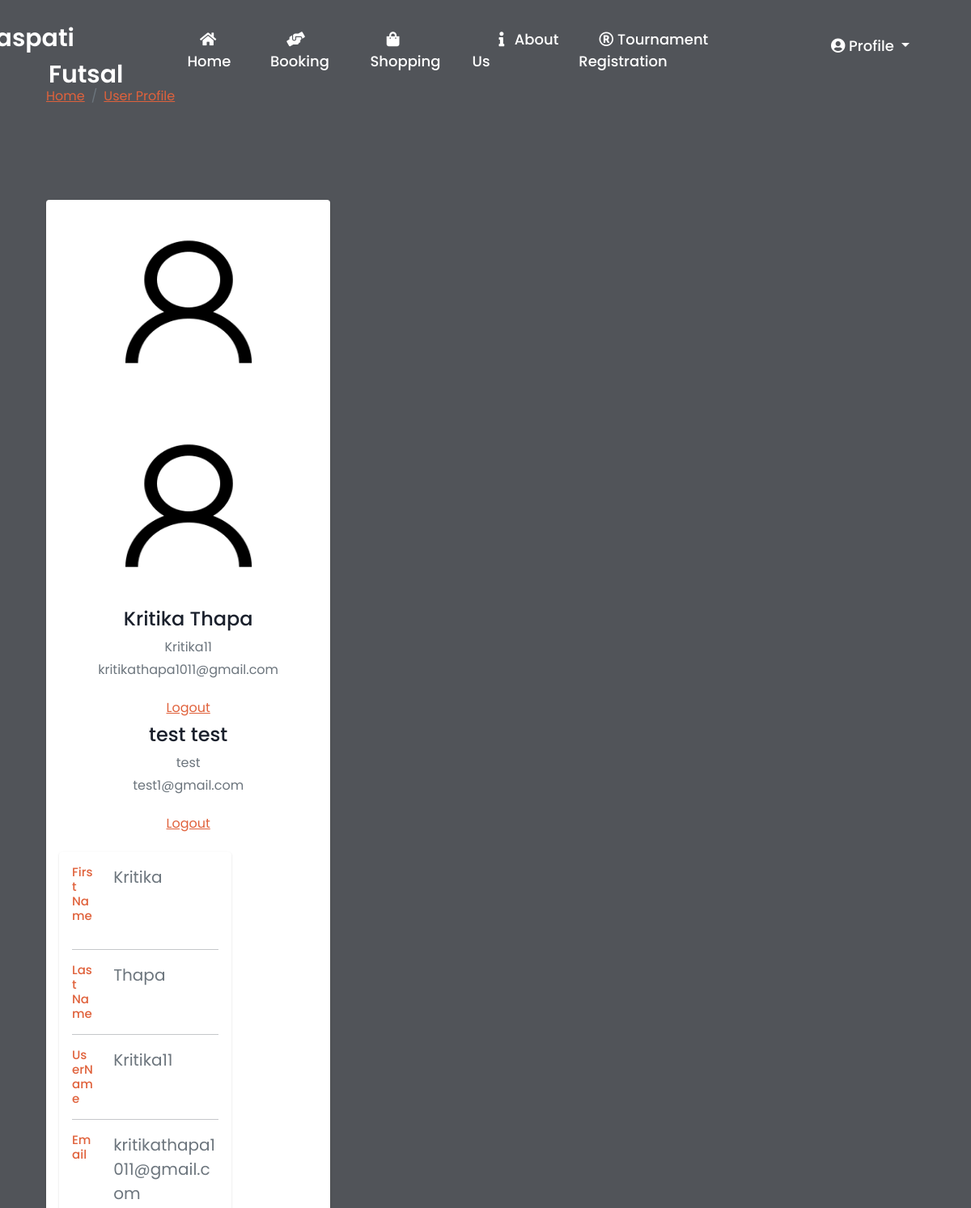
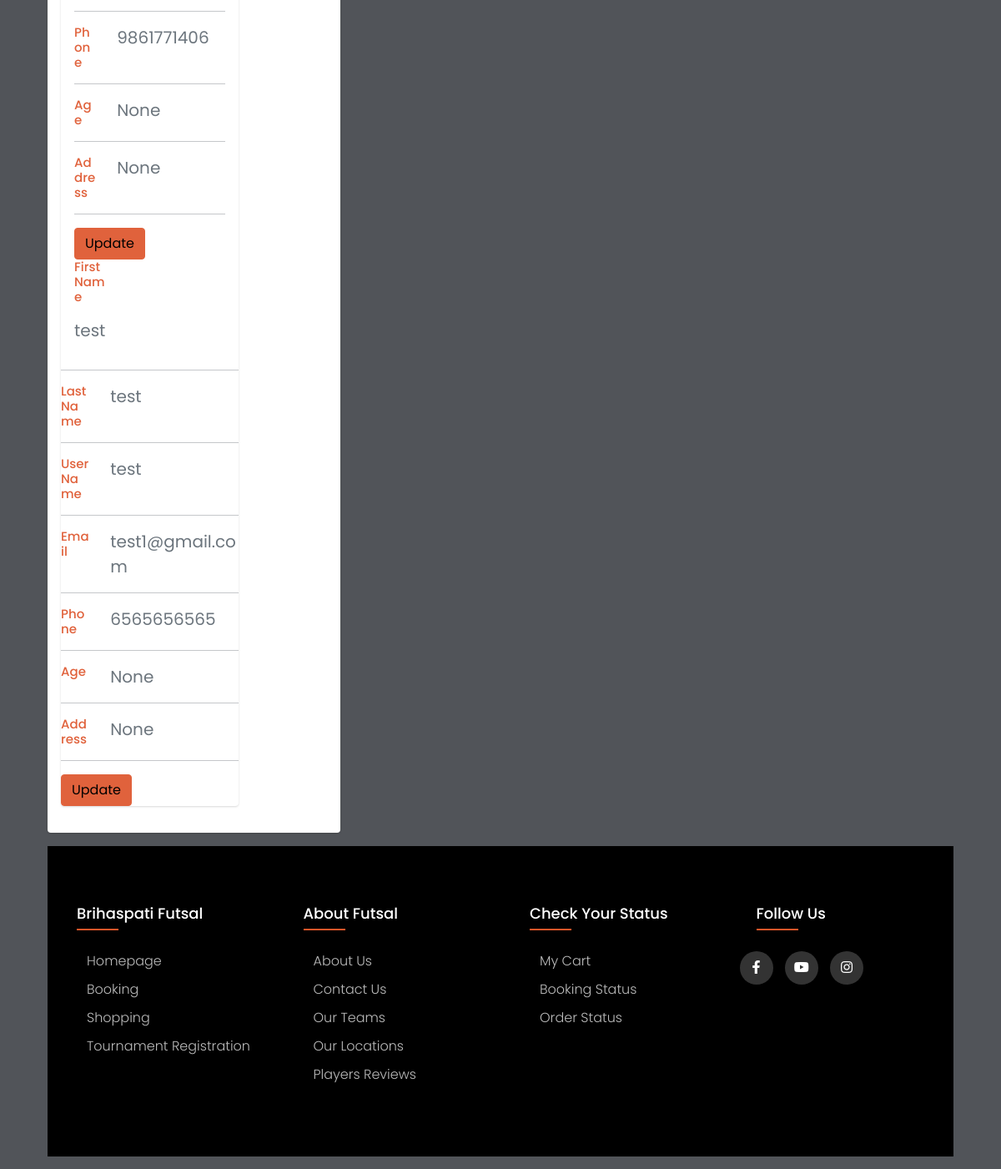
Page /userprofile (signed in) on the earlier database version (2 pictures, top to bottom).
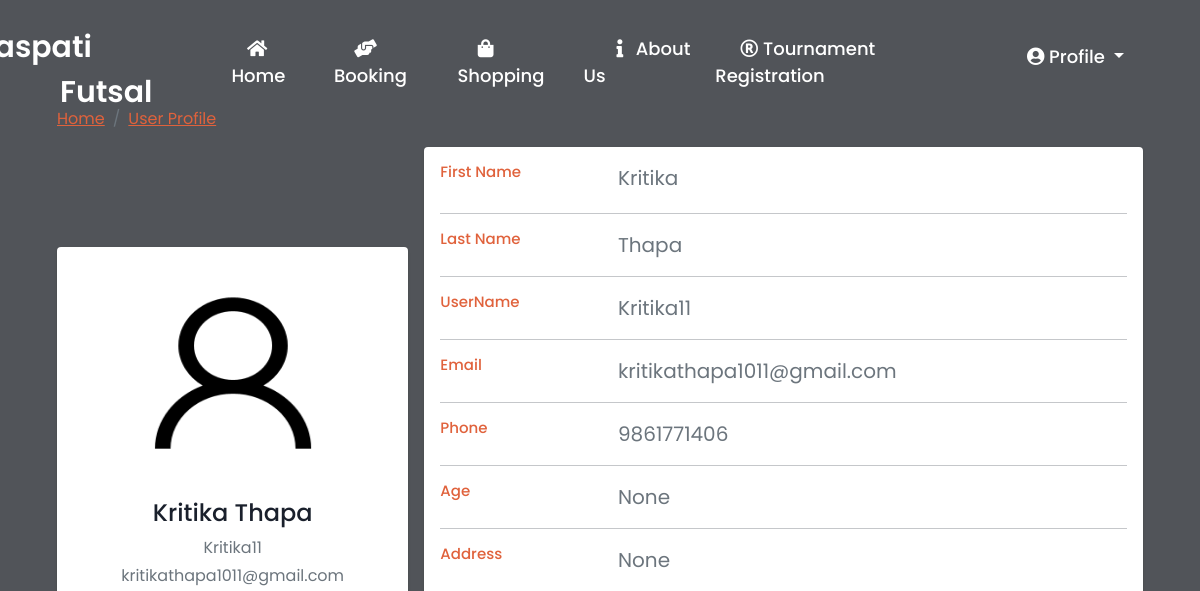
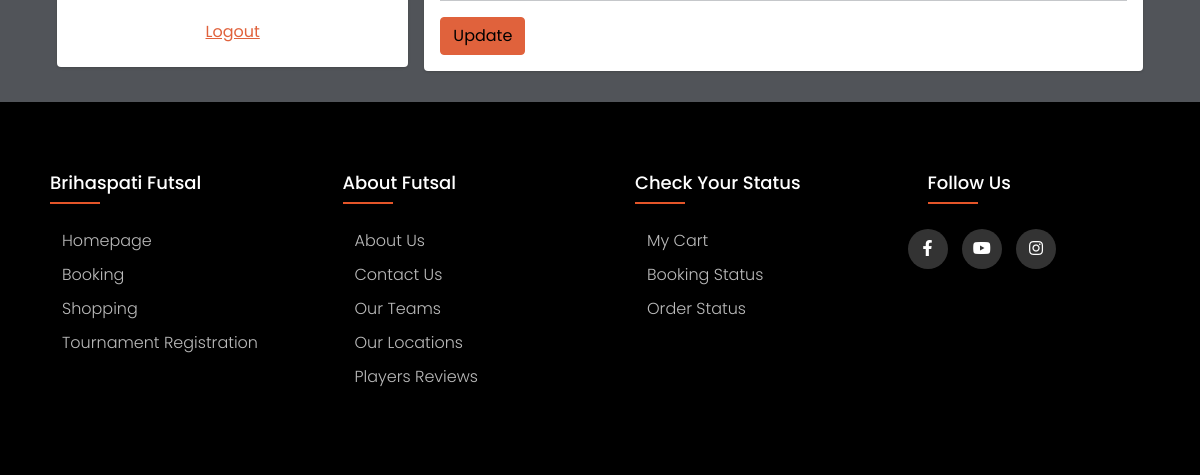
Same page on the later database version (2 pictures, top to bottom).
### Shopping/models/customer.py (models this page shows, shortened)
class Customer(models.Model):
    first_name = models.CharField(max_length=150)
    last_name = models.CharField(max_length=150)
    phone = models.CharField(max_length=150)
    username = models.CharField(max_length=150, )
    email = models.EmailField(null=True)
    password = models.CharField(max_length=150, null=True)
    address = models.CharField(max_length=150, null=True, blank=True)
    age = models.IntegerField(null=True, blank=True)
    images = models.ImageField(default='static/UserProfile/user.png', upload_to='static/UserProfile', blank=True,
                               null=True)
    created_at = models.DateField(auto_now_add=True, blank=True, null=True)
    @staticmethod
    def get_all_customers():
        return Customer.objects.all()

### Shopping/middlewares/auth.py (the view)
    def middleware(request):
        if not request.session.get('customer'):
            return redirect('login')
        return get_response(request)

### Shopping/views/profile.py (called while the page is built)
    def get(self, request):
        customer = request.session.get('customer')
        all_customer = Customer.get_all_customers();
        return render(request, 'userprofile.html', {'all_customer': all_customer})

### Shopping/templates/userprofile.html (shortened to what the changed rows need)
{% extends 'base.html' %} {% block content %} {% load static%}
<link rel="stylesheet" type="text/css" href="{% static '/css/userprofile.css' %}" />
<br><br><br>
<div class="container">
  <div class="main-body">
        <div class="row gutters-sm" >
          <div class="col-md-4 mb-3">
            <div class="card" style="margin-top: 100px;">
              {% for customer in all_customer %}
              <div class="card-body">
                <div class="d-flex flex-column align-items-center text-center">
                  <img src="{{customer.images.url}}" class="rounded-circle" width="250" height="220">
                  <div class="mt-3">
                    {% endfor %}
                    {% for customer in all_customer %}
                    <h4>{{customer.first_name}} {{customer.last_name}}</h4>
                    <p class="text-secondary mb-1">{{customer.username}}</p>
                    <p class="text-muted font-size-sm">{{customer.email}}</p>
                    <a href="/logout" style="color: #e0623c;"><button class="btn btn-outline" >Logout</a></button>
                    {% endfor %}
                  </div>
                </div>
              </div>
            </div>
          </div>
          <div class="col-md-8">
            <div class="card mb-3">
              <div class="card-body">
                <div class="row">
                  {% for customer in all_customer %}
                  <div class="col-sm-3">
                    <h6 class="mb-3" style="font-size: 15px; color: #e0623c;">First Name</h6>
                  </div>
                  <div class="col-sm-9 text-secondary" style="font-size: 20px; color: #000000;">
                    {{customer.first_name}}
                  </div>
                </div>
                <hr>
                <div class="row">
                  <div class="col-sm-3">
                    <h6 class="mb-0" style="font-size: 15px; color: #e0623c;">Last Name</h6>
                  </div>
                  <div class="col-sm-9 text-secondary" style="font-size: 20px; color: #000000;">
                    {{customer.last_name}}
                  </div>
                </div>
                <hr>
                <div class="row">
                  <div class="col-sm-3">
                    <h6 class="mb-0" style="font-size: 15px; color: #e0623c;">UserName</h6>
                  </div>
                  <div class="col-sm-9 text-secondary" style="font-size: 20px; color: #000000;">
                    {{customer.username}}
                  </div>
                </div>
                <hr>
                <div class="row">
                  <div class="col-sm-3">
                    <h6 class="mb-0" style="font-size: 15px; color: #e0623c;">Email</h6>
                  </div>
                  <div class="col-sm-9 text-secondary" style="font-size: 20px; color: #000000;">
                    {{customer.email}}
                  </div>
                </div>
                <hr>
                <div class="row">
                  <div class="col-sm-3">
                    <h6 class="mb-0" style="font-size: 15px; color: #e0623c;">Phone</h6>
                  </div>
                  <div class="col-sm-9 text-secondary" style="font-size: 20px; color: #000000;">
                    {{customer.phone}}
                  </div>
                </div>
                <hr>
                <div class="row">
                  <div class="col-sm-3">
                    <h6 class="mb-0" style="font-size: 15px; color: #e0623c;">Age</h6>
                  </div>
                  <div class="col-sm-9 text-secondary" style="font-size: 20px; color: #000000;">
                    {{customer.age}}
                  </div>
                </div>
                <hr>
                <div class="row">
                  <div class="col-sm-3">
                    <h6 class="mb-0" style="font-size: 15px; color: #e0623c;">Address</h6>
                  </div>
                  <div class="col-sm-9 text-secondary" style="font-size: 20px; color: #000000;">
                    {{customer.address}}
                  </div>
                </div>
                <hr>
                <div class="row">
                  <div class="col-sm-12">
                    <a class="btn btn-info"  href="{% url 'update_profile' customer.id %}" style="background-color: #e0623c; border-color: #e0623c;">Update</a>
                  </div>
                </div>
                {% endfor %}
              </div>
            </div>
          </div>
        </div>
      </div>
  </div>
{% endblock %}

Differences in the rows shown:
removed Customer: images (placeholder picture), first_name "test", last_name "test", username "test", email "test1@gmail.com", phone "6565656565", age "None", address "None"
